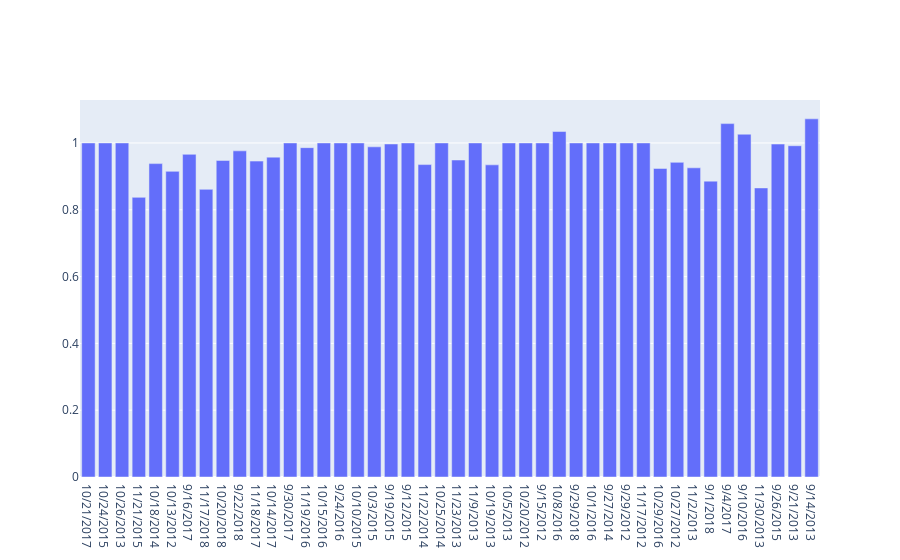

Notebook code for this chart:
### Code cell
team = 'Tennessee'
fig = go.Figure(
        data=go.Bar(x=MERGED[(MERGED['homename'] == team) |( MERGED['visname'] == team)]['date'],
                    y=MERGED[(MERGED['homename'] == team) |( MERGED['visname'] == team)]['Percent_of_Capacity']))
fig_wig = go.FigureWidget(fig)
fig.show()

### Figure 1 — Plotly figure (JSON) as saved in the notebook; plotly's stock layout.template omitted (floating-point values rounded to 4 significant figures)
{"data": [{"type": "bar", "x": ["10/21/2017", "10/24/2015", "10/26/2013", "11/21/2015", "10/18/2014", "10/13/2012", "9/16/2017", "11/17/2018", "10/20/2018", "9/22/2018", "11/18/2017", "10/14/2017", "9/30/2017", "11/19/2016", "10/15/2016", "9/24/2016", "10/10/2015", "10/3/2015", "9/19/2015", "9/12/2015", "11/22/2014", "10/25/2014", "11/23/2013", "11/9/2013", "10/19/2013", "10/5/2013", "10/20/2012", "9/15/2012", "10/8/2016", "9/29/2018", "10/1/2016", "9/27/2014", "9/29/2012", "11/17/2012", "10/29/2016", "10/27/2012", "11/2/2013", "9/1/2018", "9/4/2017", "9/10/2016", "11/30/2013", "9/26/2015", "9/21/2013", "9/14/2013"], "y": [1, 1, 1, 0.8371, 0.9381, 0.9149, 0.9659, 0.8611, 0.9476, 0.9763, 0.9457, 0.9575, 1, 0.9859, 1, 1, 1, 0.9884, 0.9969, 1, 0.9352, 1, 0.9489, 1, 0.9344, 1, 1, 1, 1.034, 1, 1, 1, 1, 1, 0.9237, 0.9419, 0.9255, 0.8857, 1.058, 1.026, 0.8653, 0.9966, 0.9916, 1.072]}], "layout": {}}
